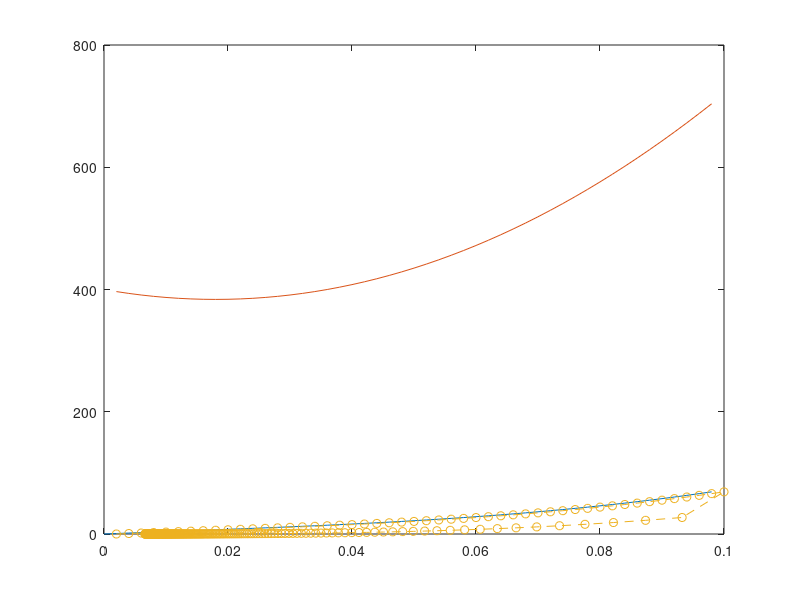

This figure's MATLAB source:
clc
clear all
close all
% Parameters for the Kelvin-Voigt model
k = 50000;   % Elastic modulus in Pa
eta = 20000; % Viscosity in Pa.s

% Time parameters
dt = 1e-1; % Time step in seconds
t_mat = 0:dt:10; % Total time for simulation in seconds

% Total number of time steps
N = length(t_mat);

% Applied stress: Increasing linearly for the first half, then decreasing
halfN = round(N/2)-1;
%%

maxStrain=0.1;
epsilon_mat = linspace(0,maxStrain,halfN+1); % Strain
%epsilon_mat(end+1) = epsilon_mat(halfN);

epsilon_dot_mat = diff(epsilon_mat(1:halfN+1))/dt; % Strain rate
%epsilon_dot_mat(end+1) =0;
epsilon_dot_old = -1*(epsilon_dot_mat(end));
epsilon_dot_mat(end+1) = -1*epsilon_dot_old;
%%
k_mat = k*epsilon_mat(1:halfN).^2;          % Corresponding values of k
eta_mat=eta*epsilon_mat(1:halfN);
fric_mat = 90000.*epsilon_mat(1:halfN).^2;


% Create an interpolation functions
k_interp = @(x) interp1(epsilon_mat(1:halfN), k_mat, x, 'linear', 'extrap');
eta_interp = @(x) interp1(epsilon_mat(1:halfN),eta_mat,x,'linear','extrap');
fric_interp = @(x) interp1(epsilon_mat(1:halfN), fric_mat,x,'linear','extrap');

% Initializing strain and strain rate arrays
sigma_mat = zeros(1,halfN);
%% Forward Cycle
% Simulation loop for the Kelvin-Voigt model
close all
sigma_mat(1:halfN)=k_mat.*epsilon_mat(1:halfN)...
        + eta_mat.*epsilon_dot_mat(1:halfN)...
        -fric_mat.*epsilon_dot_mat(1:halfN);

plot(epsilon_mat(1:halfN),sigma_mat(1:halfN));
hold on; plot(epsilon_mat(1:halfN),sigma_mat(1:halfN)./epsilon_mat(1:halfN))

%% Return Cycle
tMat2 = [];
t2= 0;
%%
for i = 1: 200
epsilon0 = epsilon_mat(end);

eta_current  = eta_interp(epsilon0);
k_current    = k_interp(epsilon0);
fric_current = fric_interp(epsilon0);
DecayT = eta_current./(k_current+fric_current);

epsilon_relax = epsilon0*exp(-dt/DecayT);

epsilon_dot_relax = epsilon_relax-epsilon_mat(end);

sigma_relax   =   k_current.*epsilon_relax...
                + eta_current.*epsilon_dot_relax...
                + fric_current.*epsilon_dot_relax;
epsilon_mat(end+1) = epsilon_relax;
sigma_mat(end+1) = sigma_relax;
epsilon_dot_mat(end+1) = epsilon_dot_relax;
t2 = t2+dt;
tMat2(end+1) = t2;
end

%%
plot(epsilon_mat(2:end),sigma_mat,'o--')
